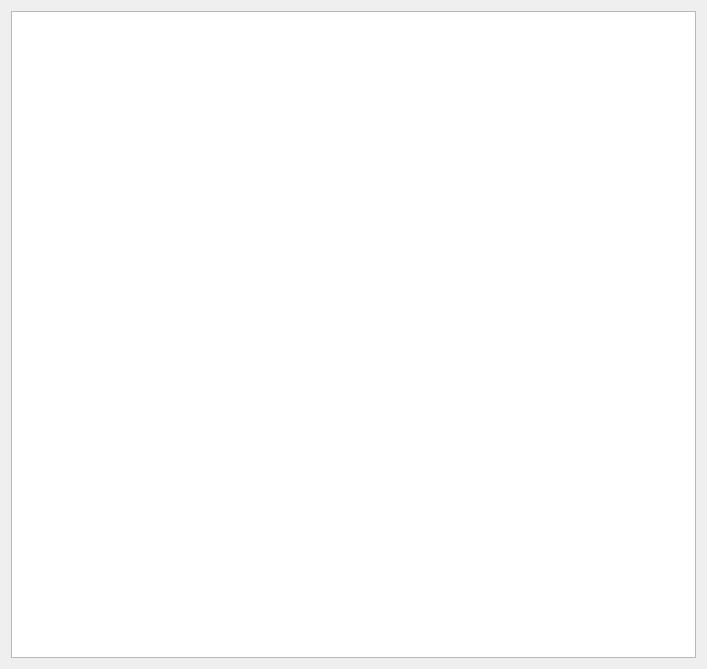
<?xml version="1.0" encoding="UTF-8"?>
<ui version="4.0">
 <class>help_page</class>
 <widget class="QDialog" name="help_page">
  <property name="geometry">
   <rect>
    <x>0</x>
    <y>0</y>
    <width>707</width>
    <height>669</height>
   </rect>
  </property>
  <property name="windowTitle">
   <string>Dialog</string>
  </property>
  <layout class="QVBoxLayout" name="verticalLayout">
   <item>
    <widget class="QTextBrowser" name="textBrowser"/>
   </item>
  </layout>
 </widget>
 <resources/>
 <connections/>
</ui>
